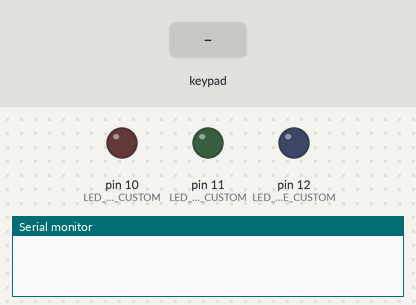
This sketch was run on a simulated Arduino Uno, built with avr-gcc and run on an emulated ATmega328P. On the bench: output pins drawn as LEDs (lit = HIGH), the last lines printed to the serial monitor. Wiring (inferred from the names in the program): 4×4 keypad with keys 1 2 3 A 4 5 6 B 7 8 9 C * 0 # D: rows pin 9, pin 8, pin 7, pin 6; columns pin 5, pin 4, pin 3, pin 2. Inputs (shaded band) come from the test bench. Pins used as bus, display or sensor lines are not drawn.

Above: at 1.2 s.
1.3 s: keypad keys 9 8 7 6 pressed 0.4 s apart
At 3.9 s:
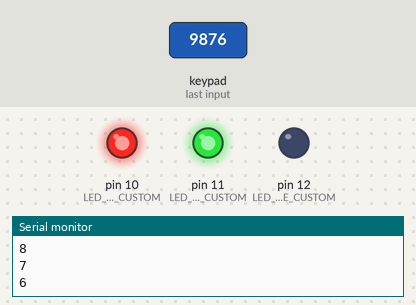
4.4 s: key '*' pressed
At 5.3 s:
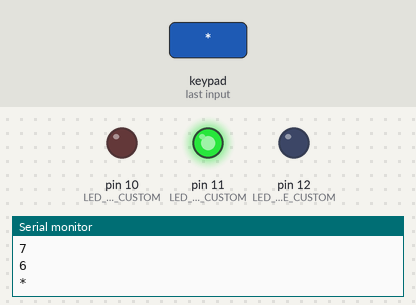
6.0 s: keypad keys 9 8 7 6 # pressed 0.4 s apart
At 8.9 s:
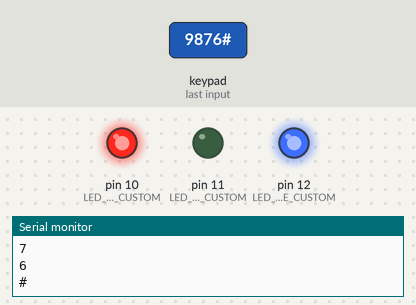
11.1 s: key '1' pressed
At 11.6 s:
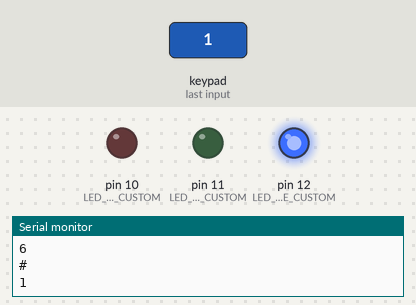
12.7 s: key '2' pressed
At 14.0 s:
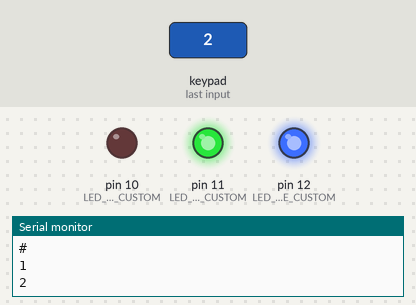
Timing chart, 0 to 15.3 s (numbered marks = the images above; inputs shaded):
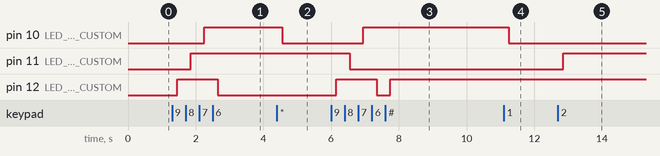

Measured:
- after the input at 1.3 s, pin 10 (LED_RED_CUSTOM): LOW → HIGH after 0.95 s; pin 11 (LED_GREEN_CUSTOM): LOW → HIGH after 0.55 s; pin 12 (LED_BLUE_CUSTOM): LOW → HIGH after 0.15 s, → LOW 1.2 s later
- after the input at 4.4 s, pin 10 (LED_RED_CUSTOM): HIGH → LOW after 0.15 s
- after the input at 6.0 s, pin 10 (LED_RED_CUSTOM): LOW → HIGH after 0.95 s; pin 11 (LED_GREEN_CUSTOM): HIGH → LOW after 0.55 s; pin 12 (LED_BLUE_CUSTOM): LOW → HIGH after 0.15 s, → LOW 1.2 s later, → HIGH 0.40 s later
- after the input at 11.1 s, pin 10 (LED_RED_CUSTOM): HIGH → LOW after 0.15 s
- after the input at 12.7 s, pin 11 (LED_GREEN_CUSTOM): LOW → HIGH after 0.15 s

The sketch:

KeyPadPerfect.ino
```cpp
const byte numRows = 4; // Number of rows on the keypad
const byte numCols = 4; // Number of columns on the keypad

const int LED_RED_CUSTOM = 10;
const int LED_GREEN_CUSTOM = 11;
const int LED_BLUE_CUSTOM = 12;

bool is_red_on = false;
bool is_green_on = false;
bool is_blue_on = false;

char keymap[numRows][numCols] =
{
  {'1', '2', '3', 'A'},
  {'4', '5', '6', 'B'},
  {'7', '8', '9', 'C'},
  {'*', '0', '#', 'D'}
};

byte rowPins[numRows] = {9, 8, 7, 6};
byte colPins[numCols] = {5, 4, 3, 2};

// Define a value for NO_KEY
#define NO_KEY '\0'

void setup() {
    Serial.begin(9600);
    pinMode(LED_RED_CUSTOM, OUTPUT);
    pinMode(LED_GREEN_CUSTOM, OUTPUT);
    pinMode(LED_BLUE_CUSTOM, OUTPUT);

    // Set row pins as OUTPUT and column pins as INPUT_PULLUP
    for (int i = 0; i < numRows; i++) {
        pinMode(rowPins[i], OUTPUT);
        digitalWrite(rowPins[i], HIGH); // Initially, set all rows HIGH
    }
    for (int i = 0; i < numCols; i++) {
        pinMode(colPins[i], INPUT_PULLUP); // Enable pull-up resistors on column pins
    }
}

char getKey() {
    // Scan the rows and detect pressed keys
    for (int row = 0; row < numRows; row++) {
        // Set the current row LOW and the rest HIGH
        digitalWrite(rowPins[row], LOW);
        for (int col = 0; col < numCols; col++) {
            if (digitalRead(colPins[col]) == LOW) {
                // A key is pressed, return the corresponding key from the keymap
                while (digitalRead(colPins[col]) == LOW); // Wait for the key to be released
                digitalWrite(rowPins[row], HIGH); // Reset the row to HIGH
                return keymap[row][col];
            }
        }
        digitalWrite(rowPins[row], HIGH); // Set the row back to HIGH
    }
    return NO_KEY;
}

void loop() {
    char keypressed = getKey();
    if (keypressed != NO_KEY) {
        Serial.println(keypressed);
        switch (keypressed) {
            case '1':
            case '4':
            case '7':
            case '*':
                is_red_on = !is_red_on;
                digitalWrite(LED_RED_CUSTOM, is_red_on ? HIGH : LOW);
                break;
            case '2':
            case '5':
            case '8':
            case '0':
                is_green_on = !is_green_on;
                digitalWrite(LED_GREEN_CUSTOM, is_green_on ? HIGH : LOW);
                break;
            case '3':
            case '6':
            case '9':
            case '#':
                is_blue_on = !is_blue_on;
                digitalWrite(LED_BLUE_CUSTOM, is_blue_on ? HIGH : LOW);
                break;
            default:
                break;
        }
    }
}
```
